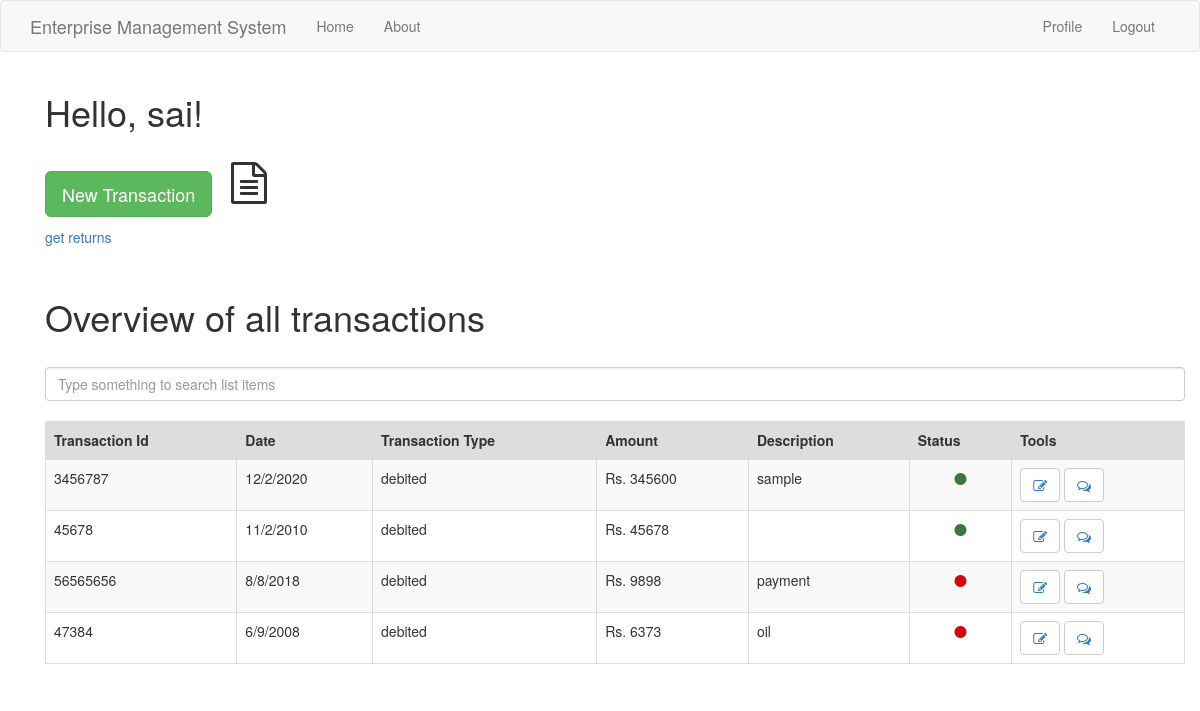
Before: /index (signed in) with the older database file.
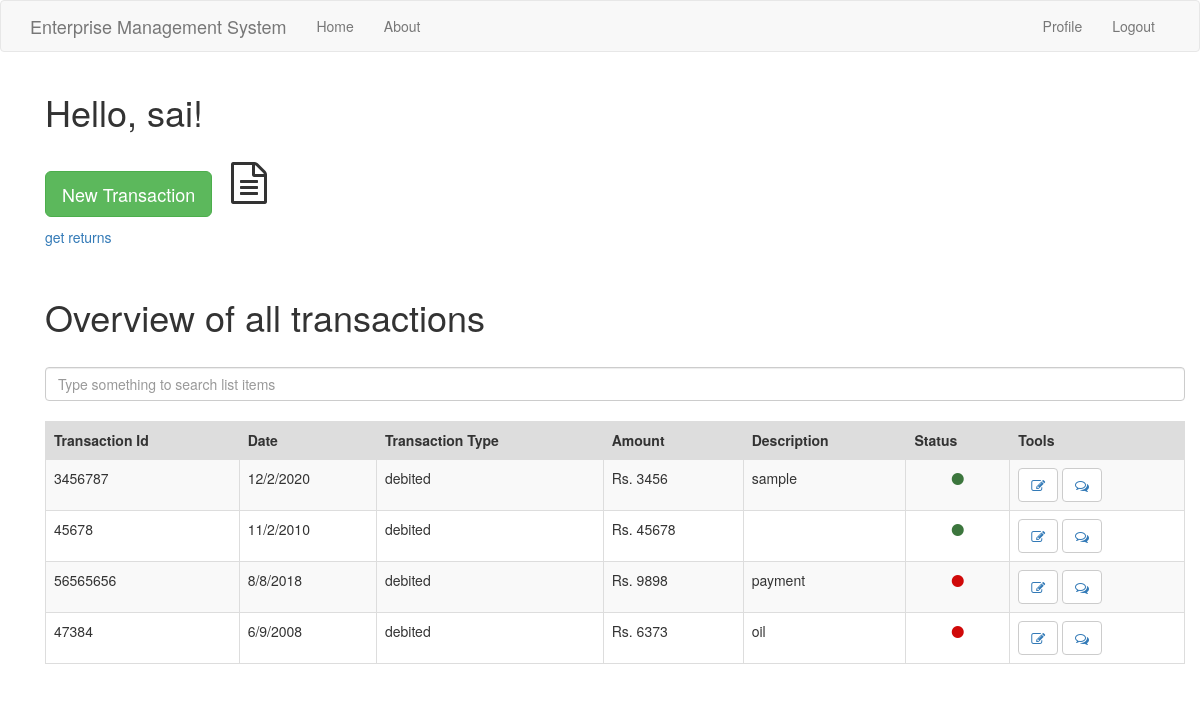
After: the same page with the newer database file.
### app/models.py (models this page shows, shortened)
class Transaction(db.Model):
    id = db.Column(db.Integer,primary_key=True)
    tr_id = db.Column(db.Integer)
    date = db.Column(db.String(64))
    description = db.Column(db.String(140))
    tr_type = db.Column(db.String(64))
    amount = db.Column(db.Integer)
    valid = db.Column(db.Boolean, default=False)
    user_id = db.Column(db.Integer,db.ForeignKey('user.id'))

### app/routes.py (the view)
@app.route('/index')
@login_required
def index():
    if current_user.job != 'Acc':
        transaction = Transaction.query.filter_by(user_id=current_user.id)
        return render_template("index.html", title='HomePage',transaction=transaction)
    else:
        return redirect(url_for('acc_index'))

### app/models.py (called while the page is built)
@login.user_loader
def load_user(id):
    return User.query.get(int(id))

### app/routes.py (called while the page is built)
@app.before_request
def before_request():
    if current_user.is_authenticated:
        current_user.last_seen = datetime.utcnow()
        db.session.commit()

### app/templates/index.html (shortened to what this page needs)
{% extends "base.html" %}
{% import 'bootstrap/wtf.html' as wtf %}
{% block app_content %}
<link rel="stylesheet" href="https://cdnjs.cloudflare.com/ajax/libs/font-awesome/4.7.0/css/font-awesome.min.css">
    <div class="container">
        <h1>Hello, {{ current_user.username }}!</h1>
        <br>
        <p> <a href="{{ url_for('add_transaction') }}" class="btn btn-lg btn-success">New Transaction</a> <i class="fa fa-file-text-o fa-3x" aria-hidden="true" style="margin-left: 15px" ></i></p>
        <p> <a href="{{ url_for('get_returns') }}"> get returns </a> </p>
        <br>
        <h1>Overview of all transactions</h1>
        <br>
        <input class="form-control mb-4" id="tableSearch" type="text" placeholder="Type something to search list items">
        <br>
        <table class="table table-bordered table-striped" id="keywords">
            <thead>
                <tr style="background-color: #dddddd">
                    <th>Transaction Id</th>
                    <th>Date</th>
                    <th>Transaction Type</th>
                    <th>Amount</th>
                    <th>Description</th>
                    <th>Status</th>
                    <th>Tools</th>
                </tr>
            </thead>
            <tbody id="myTable">
            {% for po in transaction %}
                <tr>
                    <td>{{ po.tr_id }}</td>
                    <td>{{ po.date }}</td>
                    <td>{{ po.tr_type }}</td>
                    <td>Rs. {{ po.amount }}</td>
                    <td>{{ po.description }}</td>
                    <td>{% if po.valid == False %}
                      <p style="text-align: center;"><i class="fa fa-circle red" aria-hidden="true"></i></p>
                      {% else %}
                      <p style="text-align: center;"><i class="fa fa-circle green" aria-hidden="true"></i></p>
                      {% endif %}
                    </td>
                    <td> <button type="button" class="btn btn-default"><a href="{{ url_for('edit_transaction', trans_id = po.id) }}"><i class="fa fa-pencil-square-o fa-1x" aria-hidden="true"></i></a></button>
                    <button type="button" class='btn btn-default'><a href="{{ url_for('add_comment', trans_id = po.id) }}"><i class="fa fa-comments-o fa-1x" aria-hidden="true"></i></a></button> </td>
                </tr>
            {% endfor %}
            </tbody>
        </table>
    </div>
{% endblock %}

Changed rows visible on the page:
changed Transaction "sample": amount "345600" → "3456"
